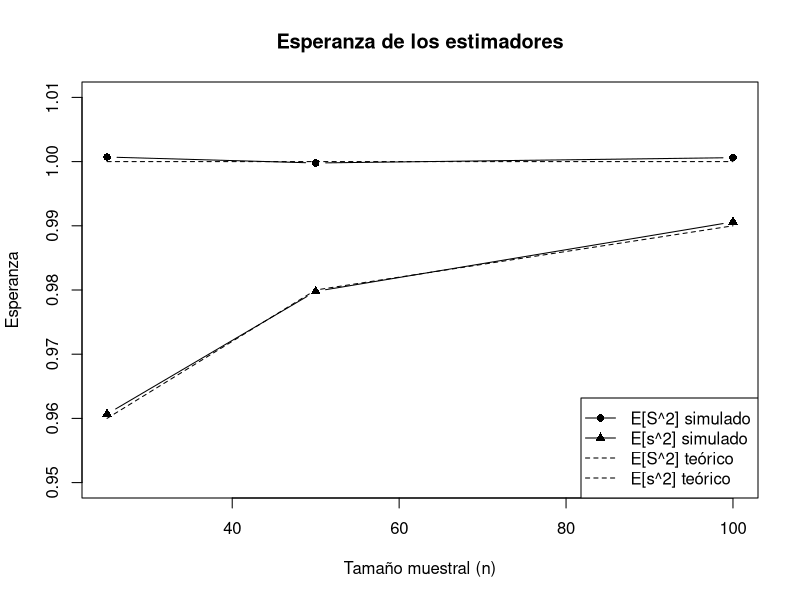
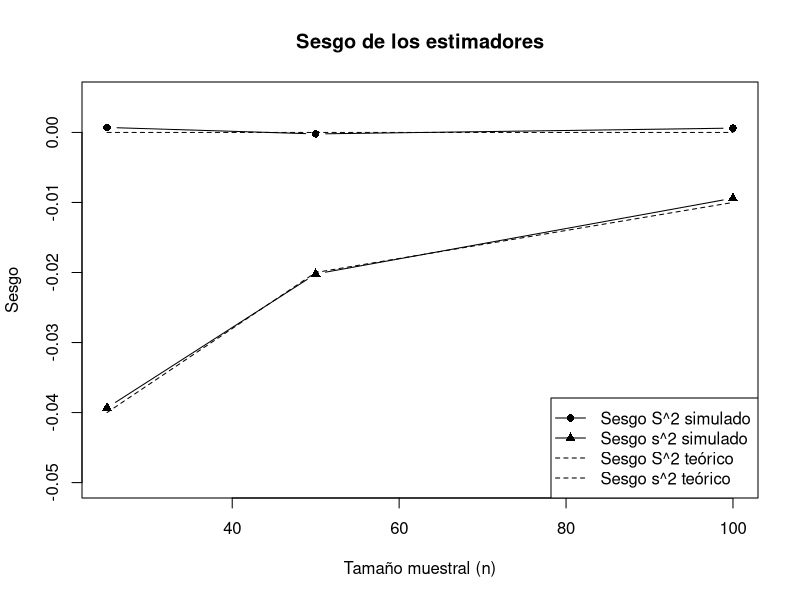

The R script that drew these images, in order:
# -- Enunciado ---

# En este ejercicio se propone simular B = 50000 valores de las distribuciones
# de los estimadores cuasivarianza muestral y varianza muestral
# a partir de muestras de tamaño n tomadas de una poblacion N (0, σ).

# 1. Calcular, a partir de las simulaciones, los valores aproximados de E{S^2}
# y E{s^2} para los tamaños muestrales n = 25, n = 50 y n = 100; tomese σ = 1.

# 2. Utilizar los valores anteriores para aproximar el sesgo de ambos estimadores.

# Numero de simulaciones
B <- 50000

# Valores de n
n_values <- c(25, 50, 100)

# data frame para guardar posteriormente lso resultados
results <- data.frame(
  n = numeric(),
  E_S2 = numeric(),
  E_s2 = numeric(),
  sesgo_S2 = numeric(),
  sesgo_s2 = numeric()
)

# Itera sobre cada valor de n
for(n in n_values) {
  insesgada_vals <- numeric(B) # Guarda las cuasivarianzas
  sesgada_vals <- numeric(B) # Guarda las varianzas
  
  # Ejecuta B simulaciones independientes
  for(b in 1:B) {
    # Genera una muestra aleatoria de tamaño n de N(0,1)
    muestra <- rnorm(n, mean = 0, sd = 1)
    
    # Calculo de la cuasivarianza
    insesgada <- var(muestra)
    
    # Calculo de la varianza
    sesgada <- ((n - 1) / n) * insesgada
    
    # Almacenamos los datos
    insesgada_vals[b] <- insesgada
    sesgada_vals[b] <- sesgada
  }
  
  # Calculo de esperanzas aproximadas
  E_insesgada <- mean(insesgada_vals)
  E_sesgada <- mean(sesgada_vals)
  
  # Calculo del sesgo
  sesgo_insesgada <- E_insesgada - 1
  sesgo_sesgada <- E_sesgada - 1
  
  results <- rbind(results, 
                   data.frame(
                     n = n,
                     E_S2 = E_insesgada,
                     E_s2 = E_sesgada,
                     sesgo_S2 = sesgo_insesgada,
                     sesgo_s2 = sesgo_sesgada
                   ))
}

print(results)

# Valores teóricos
E_S2_teorico <- rep(1, length(n_values))
E_s2_teorico <- (n_values - 1) / n_values

# Gráfica
plot(results$n, results$E_S2, type = "b", pch = 16,
     ylim = c(0.95, 1.01),
     xlab = "Tamaño muestral (n)",
     ylab = "Esperanza",
     main = "Esperanza de los estimadores")

lines(results$n, results$E_s2, type = "b", pch = 17)

# Teóricos
lines(n_values, E_S2_teorico, lty = 2)
lines(n_values, E_s2_teorico, lty = 2)

legend("bottomright",
       legend = c("E[S^2] simulado", "E[s^2] simulado",
                  "E[S^2] teórico", "E[s^2] teórico"),
       pch = c(16,17,NA,NA),
       lty = c(1,1,2,2))

# Sesgos teóricos
sesgo_S2_teorico <- rep(0, length(n_values))
sesgo_s2_teorico <- -1 / n_values

plot(results$n, results$sesgo_S2, type = "b", pch = 16,
     ylim = c(-0.05, 0.005),
     xlab = "Tamaño muestral (n)",
     ylab = "Sesgo",
     main = "Sesgo de los estimadores")

lines(results$n, results$sesgo_s2, type = "b", pch = 17)

# Teóricos
lines(n_values, sesgo_S2_teorico, lty = 2)
lines(n_values, sesgo_s2_teorico, lty = 2)

legend("bottomright",
       legend = c("Sesgo S^2 simulado", "Sesgo s^2 simulado",
                  "Sesgo S^2 teórico", "Sesgo s^2 teórico"),
       pch = c(16,17,NA,NA),
       lty = c(1,1,2,2))
